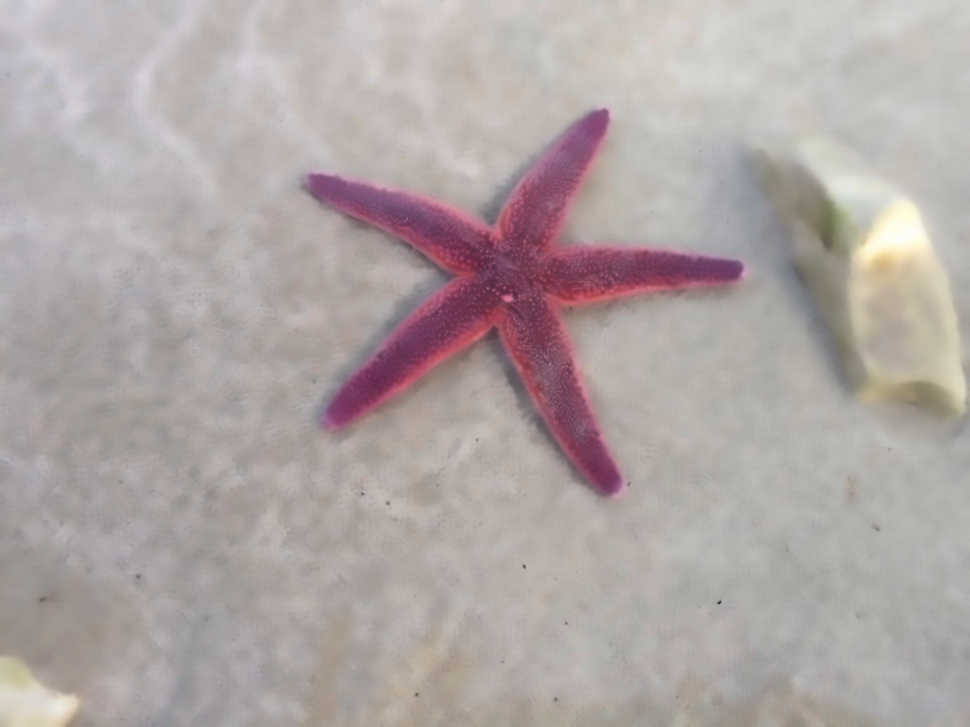
#> input picture Module2/Images/starfish_blur.png, 970 x 727 px, shrunk from 1280 x 960 before the run
$ jupyter execute Module2_Lab2_Clustering.ipynb   (shell and % lines are left out)
#> lines starting #> are read from the running program, lines starting #| are printed output that depends on the picture
# Module 2, Lab 2, "Clustering"

# Recap

This is the second of four labs for Lesson 2 - Classical Image Segmention in Dev290x.  You should complete the tasks in this lab as part of the Clustering section of the lesson.

Please remember the lab must be completed before taking the quiz at the end of this lesson.

# Introduction

In this lab we introduce our second image segmentation project where we will use cluster operations to segment a relatively simple image. We will work through this project using the types of image processing techniques such projects typically need and then segment an image using K-means clustering.

At the end of the lab we'll review the work we've done and assess what types of images and projects this approach is effective for.

# Goals

In this tutorial, we will explore k-means clustering and how it can be applied to image segmentation. In particular, we will do the following.

* Implement our own k-means algorithm from first principals
* Train and run OpenCV's more efficient k-means implementation

# Background

Image segmentation is the process of partitioning a digital image into multiple segments to make the image easier to analyze.  Often we are looking to locate objects and boundaries in the original image.

A more precise way of looking at it is to say that image segmentation's goal is to assign a label to every pixel in an image such that pixels with the same label share certain characteristics.

For example, these images show a typical road scene on the left and a segmented version of the image on the right where the cars have been separated from the road, the buildings, the people in the scene, etc.

<p float="center">

</p>

# _K_-means Clustering

The term '_k_-means' dates from 1967 but the standard algorithm is generally credited to Stuart Lloyd in 1957. _k_-means clustering aims to partition _n_ observations into _k_ clusters such that each observation is in the cluster with the nearest mean to it.

In general, the problem is computationally difficult (NP-hard).  However, heuristic algorithms are normally employed and these converge quickly.

The most common algorithm uses an iterative refinement technique.  Due to its ubiquity it is often just called the
_k_-means algorithm.

For image processing, to split a set of pixels into 2 sets.

Arbitrarily pick any one pixel from the image and make that the center of cluster one.
Then pick any other pixel from the image and make that the center of cluster two.

The algorithm proceeds by alternating between the following two steps:

1. *Assignment Step:* Assign each pixel to the 'closest' cluster.  Proximity is normally calculated using Euclidean distance.
2. *Update the means of the clusters:* Calculate the new means of the pixels in the new clusters.

3. Repeat steps 1 and 2 until the assignments no longer change or for a fixed number of iterations.

 Note: The algorithm may fail to find the optimum solution and the result may depend on the two pixels randomly chosen at the start.

Let's apply this technique to our starfish image.

First, we'll implement the algorithm ourselves initially in order to gain a deeper understanding of the technique.
Then we'll use OpenCV's K-means implementation as its faster.

First of all, we have to load our libraries:

[cell 1]
# First import OpenCV, NumPY and MatPlotLib as we will use these libraries
import cv2
import numpy as np
from PIL import Image
import matplotlib.pyplot as plt
from tqdm import *

Now that we have loaded the libraries we need, let's open an image, convert it to features, and store two copies of those features - one set is for our own implementation of K-means and the second set is for OpenCV's K-means.

[cell 2]
# Let's use starfish.  I've picked up a blurred version of our starfish
# to make it a little easier for K-means to segment into two clusters.

img = Image.open("../Images/starfish_blur.png")
#> img is the input picture: PIL image 970x727 RGB; mean R, G, B 176, 166.4, 165.1

# Store the image's width and height for later use.
imgWidth = img.size[0]
#> imgWidth = 970
imgHeight = img.size[1]
#> imgHeight = 727

# We're going to use 7 features to segment
# This is an experimental choice.
# Choosing and normalising features can be a matter of experimentation.

numFeatures = 7
# Create a data vector, with 7 values
#  blue
#  green
#  red
#  x
#  y
#  red - blue and
#  red - green
#
# for every pixel in the image

# Initially I used 5 features, but when I added red-blue and red-green
# the clustering improved.

Z = np.ndarray(shape=(imgWidth * imgHeight, numFeatures), dtype = float)

# You must use float32 here as 'float' does not
# have to be 32-bit. float32 has to be 32-bit
# and we'll shortly use a routine that needs float32s.
Z = np.float32(Z)

# Load data vector with the 7 values
for y in tqdm(range(0, imgHeight), ascii=True):
    for x in range(0, imgWidth):
        xy = (x, y)
        rgb = img.getpixel(xy)
        Z[x + y * imgWidth, 0] = rgb[0]           # blue
        Z[x + y * imgWidth, 1] = rgb[1]           # green
        Z[x + y * imgWidth, 2] = rgb[2]           # red
        # Experimentally, reduce the influence of the x,y components by dividing them by 10
        Z[x + y * imgWidth, 3] = x / 10           # x
        Z[x + y * imgWidth, 4] = y / 10           # y
        Z[x + y * imgWidth, 5] = rgb[2] - rgb[0]  # red - blue
        Z[x + y * imgWidth, 6] = rgb[2] - rgb[1]  # red - green

# We need a second copy of our initial vector
# for OpenCV's K-means implementation.
Z2 = Z.copy()

At this point, we've effectively assembled 'Z' which contains 7 columns (blue, red, green, an x position divided by 10, a y position divided by 10, a term representing red-blue and a term representing red-green) and contains a row for each pixel in the image.

Now, lets turn our attention to another key data structure that we'll use --> clusterCentres.

We'll need to create an array of clusterCenters.  In our example, 'K' = 2, i.e. we're separating into two clusters.  So, we'll need two clusterCentres.  Each cluster center must contain information about each of our features.

We have 7 features, so we end up with a structure containing 2 vectors, each vector containing 7 elements.

[cell 3]
# For this example, we are going to divide into two clusters.
# So, k = 2
K = 2

# Create our cluster centers.

# clusterCenter is an arrangement of 'K' vectors
# each vector 'contains' our 7 columns or features that we described
# in the preceding code block.
# For example, eventually, clusterCenters[0][0] will contain
# the mean of the 'blue's in cluster 0 and clusterCenters[0][1] will
# contain the mean of the 'red's in cluster 0, etc.
clusterCenters = np.ndarray(shape=(K,numFeatures))

# Initialise each element of both of our vectors
# to rand values (each random number being between the max'es & mins of that feature in Z)
maxVals = np.amax(Z)
#> maxVals = 255
minVals = np.amin(Z)
#> minVals = -97
for i, _ in enumerate(clusterCenters):
        clusterCenters[i] = np.random.uniform(minVals, maxVals, numFeatures)

# So now we have created our cluster Centers and initialized each clusterCenter's vector

Now we must create a data vector which has one entry for every pixel in the original image.
We make this data vector contain integers as we plan to use it to remember what cluster
each pixel in the image belongs to (either 0 or 1).

[cell 4]
# Let's create a data vector with an integer to represent whatever cluster a pixel belongs to.
# We need one entry for each pixel - so that's a total of imgWidth * imgHeight's entries.
pixelClusterMembership = np.ndarray(shape=(imgWidth * imgHeight), dtype = int)

Now that we have created the data structures we need, we can start to implement the
algorithm.

We will iterate over the entire process 10 times - as it can be slow to run this many computations
in Python.

In each iteration, we will:
a) assign each pixel to either cluster 0 or cluster 1 (using Euclidean distance from the clusterCenters as our measure)
b) calculate the mean of the pixels in each cluster to form a new pair of clusterCenters.

This might take up to one minute to run.

[cell 5]
iterations = 10

# For each iteration:
for iteration in tqdm(range(iterations), ascii=True):
    # Part 1: Set each pixel to its cluster

    # use numpy to efficiently subtract both cluster
    # center's vectors from all of the vectors representing
    # the pixels in the image.
    distances = Z[:,None,:] - clusterCenters[None,:,:]

    # Square every element in distances
    distances_sq = distances**2

    # Get the sums of the squared vectors
    distance_sum = np.sum(distances_sq, axis=2)

    # get the square root of those sums
    distance = np.sqrt(distance_sum)

    # Pick the indexes of the elements with the smaller of
    # the two distances for each point
    pixelClusterMembership = np.argmin(distance, axis=1)

    # Part 2: update each cluster's centroid
    #print('clusterCenters.shape: ', clusterCenters.shape)
    for i in range(K):
        # Create an empty list of pixels in this cluster
        pixelsInCluster = []

        # For each pixel, retrieve it's cluster membership
        for index, item in enumerate(pixelClusterMembership):
            # if it is member of the current cluster of interest
            if item == i:
                # add it's features to the list of pixels in the cluster
                pixelsInCluster.append(Z[index])

        if len(pixelsInCluster) == 0:
            pixelsInCluster.append(Z[0])

        # Now, for each cluster, simply get the mean of each of its 7 features
        pixelsInCluster = np.array(pixelsInCluster)
        clusterCenters[i] = np.mean(pixelsInCluster, axis=0)

Now, we have run ten iterations of our algorithm, let's plot the results so far and see how well it is working.

[cell 6]
# Let's display an image based around what we've just done
# and convince ourselves its segmenting reasonably well (albeit slowly :-)

# Let's (effectively) replace every pixel in the original image
# with the rgb values from the mean of the cluster that pixel
# is now in.
outVec = np.ndarray(shape=(imgWidth * imgHeight, 3), dtype = int)
for index, item in enumerate(tqdm(pixelClusterMembership)):
    outVec[index][0] = int(round(clusterCenters[item][2]))
    outVec[index][1] = int(round(clusterCenters[item][1]))
    outVec[index][2] = int(round(clusterCenters[item][0]))

# Save and display image
img = Image.new("RGB", (imgWidth, imgHeight))
#> img: PIL image 970x727 RGB; every value is 0

for y in tqdm(range(imgHeight), ascii=True):
    for x in range(imgWidth):
        img.putpixel((x, y), (int(outVec[y*imgWidth + x][0]), int(outVec[y * imgWidth + x][1]), int(outVec[y * imgWidth + x][2])))
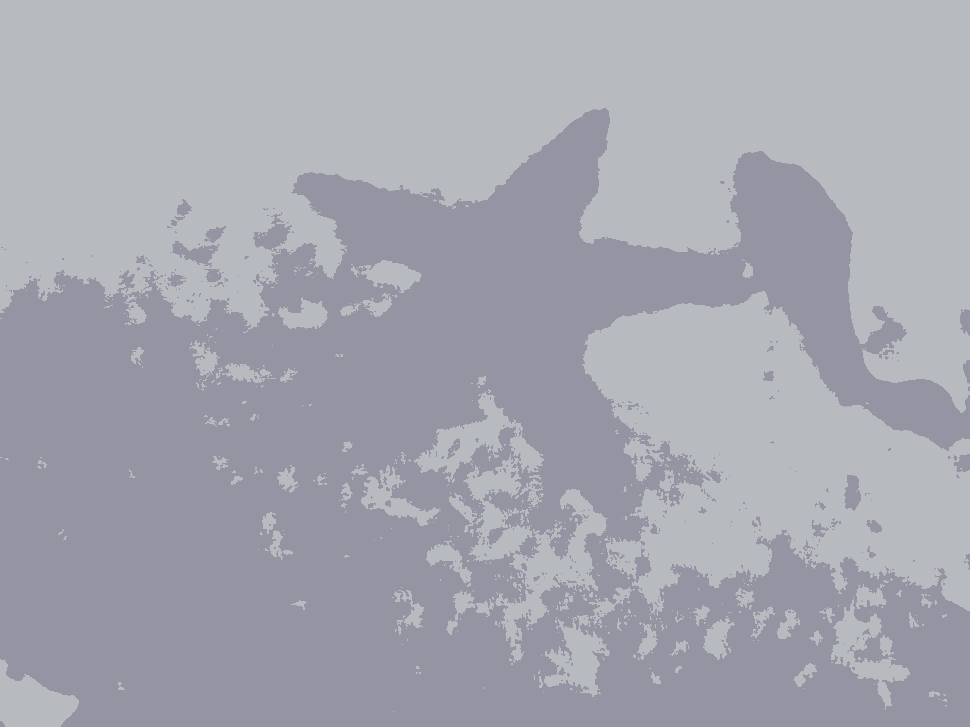
#> img: PIL image 970x727 RGB; mean R, G, B 165.1, 166.6, 176.2

#plt.figure(figsize=(14, 10), dpi=80)
plt.imshow(img)

You should be seeing an image similar to this one.

As you can see, while effective, this approach is quite slow.  Running the algorithm for only ten iterations is not enough to sufficient to achieve the type of separation we want.  This hand-made approach, while having the relatively easy to understand, suffers from performance issues.

Now that we understand how the algorithm works, we'll run OpenCV's more optimal k-means implemention so we can actually get somewhere at a reasonable pace!

[cell 7]
# OpenCV's K-means
criteria = (cv2.TERM_CRITERIA_MAX_ITER, i+1, 0.1)
ret, label, center = cv2.kmeans(Z2,K,None,criteria,10,cv2.KMEANS_RANDOM_CENTERS)
#> ret = 1.55e+09

# Convert center back into unsigned bytes
center = np.uint8(center)

# reshape the RGB values from our cv2.kmeans results into
# an image.
rgb = center[:,0:3]
#> rgb = [[180, 174, 171], [135, 89, 107]]
res = rgb[label.flatten()]
img = res.reshape((imgHeight,imgWidth, 3))
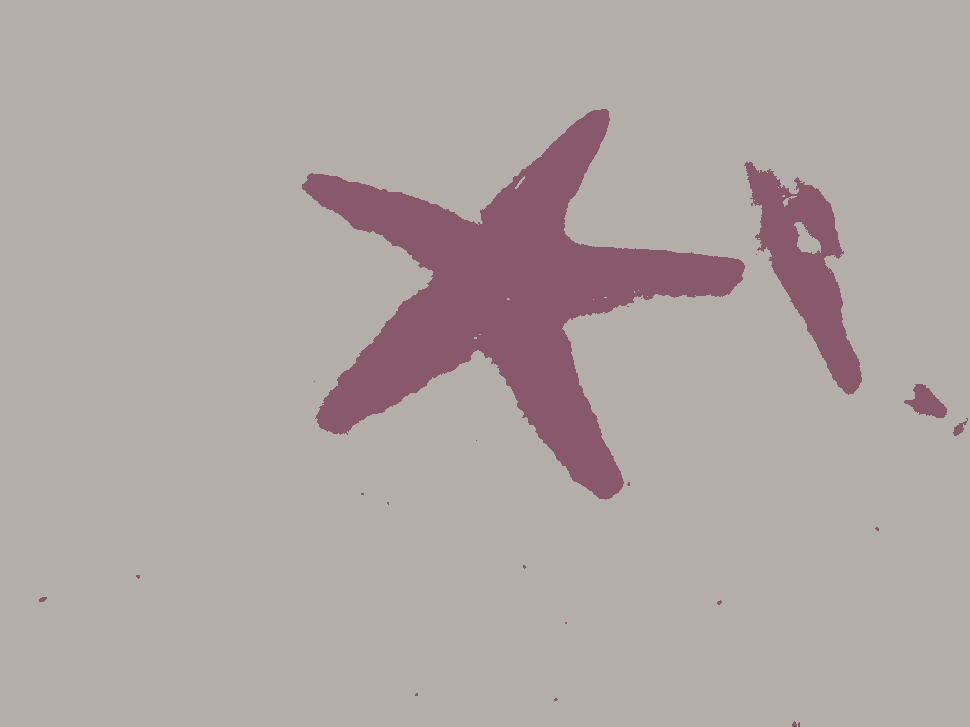
#> img: shape (727, 970, 3); mean of channels 0, 1, 2 175.6, 165.6, 164.7; drawn as R, G, B

plt.imshow(img)
